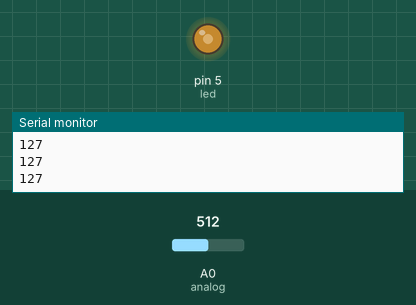
Simulated run of this sketch. Board: Arduino Uno, built with avr-gcc and run on an emulated ATmega328P. Parts: output pins drawn as LEDs (lit = HIGH), the last lines printed to the serial monitor. The inputs (shaded band) are chosen by the test bench; at power-on: A0 (analog) = 512.

Above: at 1.2 s.
1.3 s: A0 (analog) set to 716
At 2.3 s:
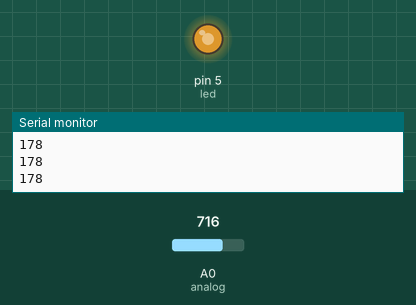
2.8 s: A0 (analog) set to 900
At 3.6 s:
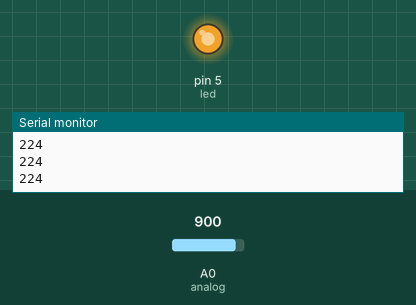
4.3 s: A0 (analog) set to 122
At 4.6 s:
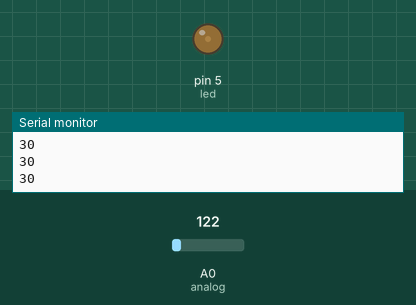
5.8 s: A0 (analog) set to 0
At 6.9 s:
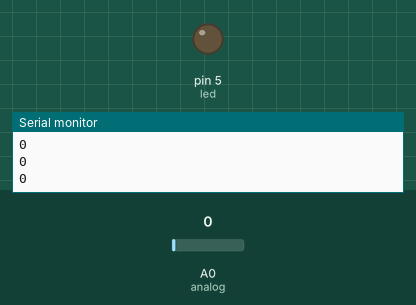
7.3 s: A0 (analog) set to 511
At 8.1 s:
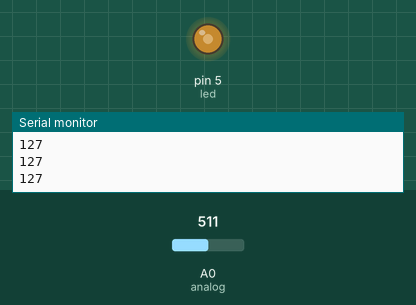
Timing chart, 0 to 9.8 s (numbered marks = the images above; inputs shaded):
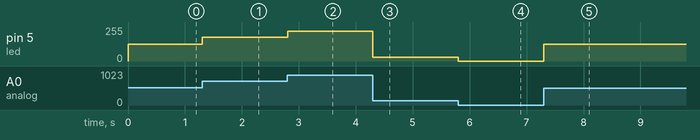

Measured:
- after the input at 1.3 s, pin 5 (led): 127/255 → 178/255 at once
- after the input at 2.8 s, pin 5 (led): 178/255 → 224/255 at once
- after the input at 4.3 s, pin 5 (led): 224/255 → 30/255 at once
- after the input at 5.8 s, pin 5 (led): 30/255 → 0/255 at once
- after the input at 7.3 s, pin 5 (led): 0/255 → 127/255 at once

The sketch:

analog.ino
```cpp
int analog=A0;
int led=5;
void setup() {
  // put your setup code here, to run once:
pinMode(led,OUTPUT);
pinMode(analog,INPUT);
Serial.begin(9600);
}

void loop() {
  // put your main code here, to run repeatedly:
int readV=analogRead(analog);
int value=map(readV,0,1023,0,255);
analogWrite(led,value);
Serial.println(value);
}
```
